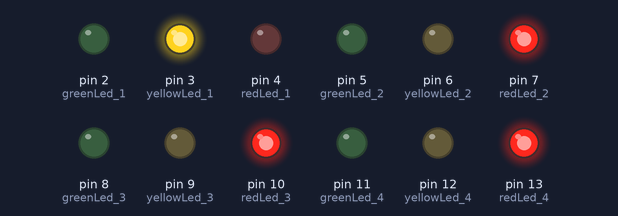
Recording of a sketch running on a simulated Arduino Uno, built with avr-gcc and run on an emulated ATmega328P. Shown: output pins drawn as LEDs (lit = HIGH).

Above: at 4.5 s.
At 17.5 s:
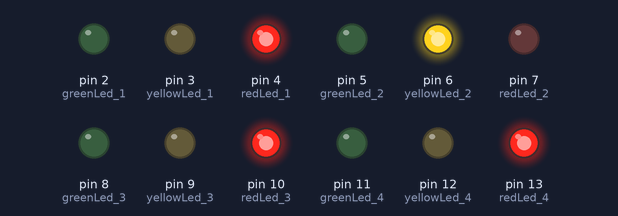
At 24.0 s:
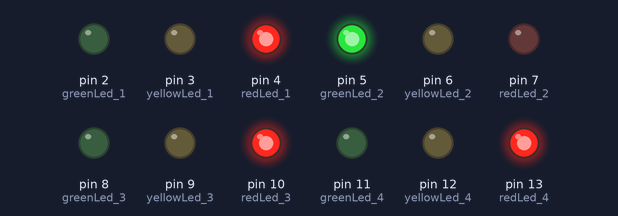
At 30.5 s:
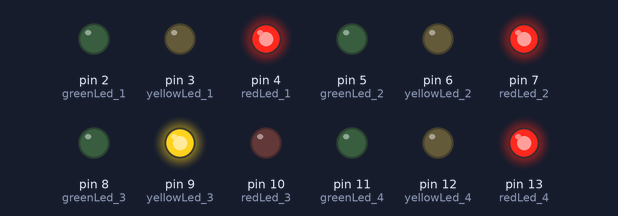
At 43.5 s:
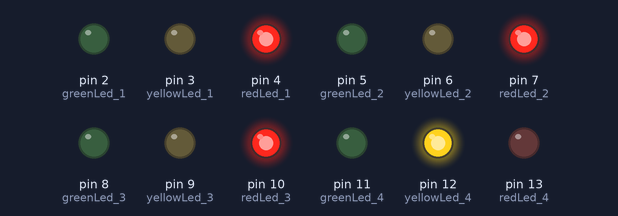
At 63.0 s:
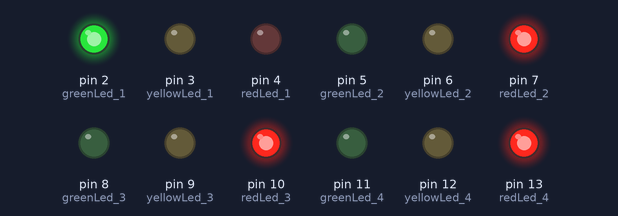
Timing chart, 0 to 70.6 s (numbered marks = the images above):
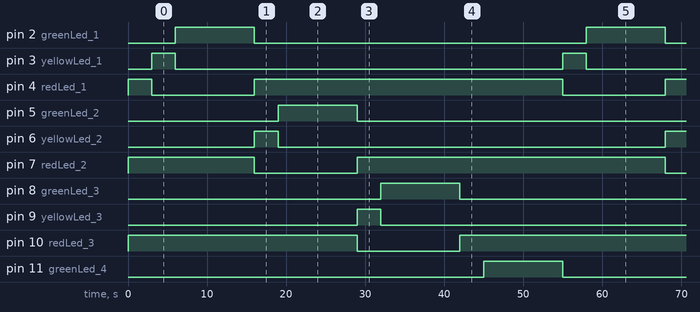

The sketch:

traffic_light_project_using_function.ino
```cpp
const int
  delayRed = 3000,
  delayYellow = 3000,
  delayGreen = 10000;

// led pin number for first lane
const byte
  greenLed_1 = 2,
  yellowLed_1 = 3,
  redLed_1 = 4;

// led pin number for 2nd lane
const byte
  greenLed_2 = 5,
  yellowLed_2 = 6,
  redLed_2 = 7;

// led pin number for 3rd lane
const byte
  greenLed_3 = 8,
  yellowLed_3 = 9,
  redLed_3 = 10;

// led pin number for 4th lane
const byte
  greenLed_4 = 11,
  yellowLed_4 = 12,
  redLed_4 = 13;

//int firstLane = [2, 3, 4];//array
void setup() {
  // put your setup code here, to run once:
  // Serial.begin(9600);
  for (byte pin = 2; pin <= 13; pin++) {
    pinMode(pin, OUTPUT);
  }

  // turn on all reds
  digitalWrite(redLed_1, HIGH);
  digitalWrite(redLed_2, HIGH);
  digitalWrite(redLed_3, HIGH);
  digitalWrite(redLed_4, HIGH);
  delay(delayRed);
  //GET out of the void setup()
}

void loop() {
  //DO THE FIRST LANE
  digitalWrite(redLed_1, LOW);
  digitalWrite(yellowLed_1, HIGH);
  delay(delayYellow);
  digitalWrite(yellowLed_1, LOW);
  digitalWrite(greenLed_1, HIGH);
  delay(delayGreen);
  digitalWrite(greenLed_1, LOW);
  digitalWrite(redLed_1, HIGH);
  //first lane ends

  //DO THE 2nd LANE
  digitalWrite(redLed_2, LOW);
  digitalWrite(yellowLed_2, HIGH);
  delay(delayYellow);
  digitalWrite(yellowLed_2, LOW);
  digitalWrite(greenLed_2, HIGH);
  delay(delayGreen);
  digitalWrite(greenLed_2, LOW);
  digitalWrite(redLed_2, HIGH);
  //2nd lane ends

  //DO THE 3rd LANE
  digitalWrite(redLed_3, LOW);
  digitalWrite(yellowLed_3, HIGH);
  delay(delayYellow);
  digitalWrite(yellowLed_3, LOW);
  digitalWrite(greenLed_3, HIGH);
  delay(delayGreen);
  digitalWrite(greenLed_3, LOW);
  digitalWrite(redLed_3, HIGH);
  //3rd lane ends

  //DO THE 4th LANE
  digitalWrite(redLed_4, LOW);
  digitalWrite(yellowLed_4, HIGH);
  delay(delayYellow);
  digitalWrite(yellowLed_4, LOW);
  digitalWrite(greenLed_4, HIGH);
  delay(delayGreen);
  digitalWrite(greenLed_4, LOW);
  digitalWrite(redLed_4, HIGH);
  //4th lane ends
}

//
```

Measured:
- by itself, pin 2 (greenLed_1), pin 5 (greenLed_2), pin 8 (greenLed_3), pin 11 (greenLed_4): alternates HIGH for 10.0 s and LOW for 42.0 s
- by itself, pin 3 (yellowLed_1), pin 6 (yellowLed_2), pin 9 (yellowLed_3), pin 12 (yellowLed_4): alternates HIGH for 3.0 s and LOW for 49.0 s
- by itself, pin 4 (redLed_1), pin 7 (redLed_2), pin 10 (redLed_3), pin 13 (redLed_4): alternates HIGH for 39.0 s and LOW for 13.0 s
